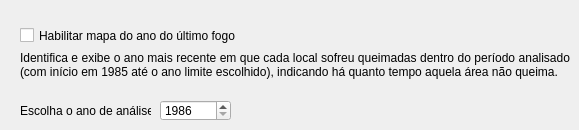
     <widget class="QWidget" name="fire_last_2">
      <attribute name="title">
       <string>Ano da última ocorrencia de fogo</string>
      </attribute>
      <widget class="QLabel" name="Selecioneanoaseguir_8">
       <property name="geometry">
        <rect>
         <x>20</x>
         <y>100</y>
         <width>131</width>
         <height>21</height>
        </rect>
       </property>
       <property name="text">
        <string>Escolha o ano de análise:</string>
       </property>
       <property name="alignment">
        <set>Qt::AlignmentFlag::AlignLeading|Qt::AlignmentFlag::AlignLeft|Qt::AlignmentFlag::AlignVCenter</set>
       </property>
      </widget>
      <widget class="QLabel" name="SelecioneProduto_fire_accumulated_16">
       <property name="geometry">
        <rect>
         <x>20</x>
         <y>40</y>
         <width>550</width>
         <height>51</height>
        </rect>
       </property>
       <property name="text">
        <string>&lt;html&gt;&lt;head/&gt;&lt;body&gt;&lt;p&gt;Identifica e exibe o ano mais recente em que cada local sofreu queimadas dentro do período analisado (com início em 1985 até o ano limite escolhido), indicando há quanto tempo aquela área não queima.&lt;/p&gt;&lt;/body&gt;&lt;/html&gt;</string>
       </property>
       <property name="alignment">
        <set>Qt::AlignmentFlag::AlignJustify|Qt::AlignmentFlag::AlignVCenter</set>
       </property>
       <property name="wordWrap">
        <bool>true</bool>
       </property>
      </widget>
      <widget class="QSpinBox" name="FireLastYear">
       <property name="geometry">
        <rect>
         <x>160</x>
         <y>100</y>
         <width>71</width>
         <height>21</height>
        </rect>
       </property>
       <property name="minimum">
        <number>1986</number>
       </property>
       <property name="maximum">
        <number>2999</number>
       </property>
       <property name="value">
        <number>1986</number>
       </property>
      </widget>
      <widget class="QCheckBox" name="check_fire_Last">
       <property name="enabled">
        <bool>true</bool>
       </property>
       <property name="geometry">
        <rect>
         <x>20</x>
         <y>20</y>
         <width>251</width>
         <height>31</height>
        </rect>
       </property>
       <property name="font">
        <font>
         <strikeout>false</strikeout>
         <stylestrategy>PreferDefault</stylestrategy>
         <kerning>false</kerning>
        </font>
       </property>
       <property name="mouseTracking">
        <bool>true</bool>
       </property>
       <property name="contextMenuPolicy">
        <enum>Qt::ContextMenuPolicy::DefaultContextMenu</enum>
       </property>
       <property name="acceptDrops">
        <bool>false</bool>
       </property>
       <property name="layoutDirection">
        <enum>Qt::LayoutDirection::LeftToRight</enum>
       </property>
       <property name="autoFillBackground">
        <bool>false</bool>
       </property>
       <property name="inputMethodHints">
        <set>Qt::InputMethodHint::ImhNone</set>
       </property>
       <property name="text">
        <string>Habilitar mapa do ano do último fogo</string>
       </property>
       <property name="checked">
        <bool>false</bool>
       </property>
       <property name="tristate">
        <bool>false</bool>
       </property>
      </widget>
     </widget>
